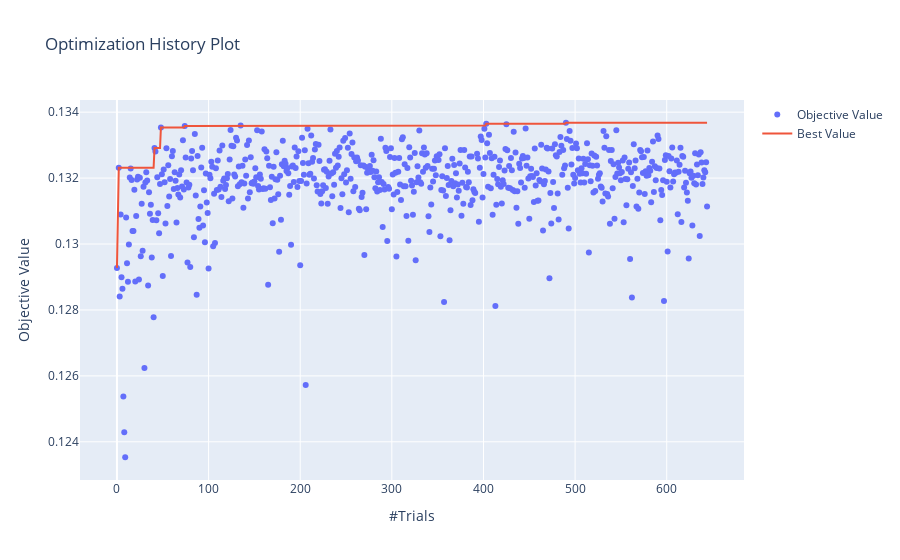

Source (notebook cell):
### Code cell
plot_optimization_history(study)

### Figure 1 — Plotly figure (JSON) as saved in the notebook; plotly's stock layout.template omitted (floating-point values rounded to 4 significant figures; data arrays with more than 128 entries replaced by an {"elided": "..."} marker saying what was removed)
{"data": [{"mode": "markers", "name": "Objective Value", "type": "scatter", "x": {"elided": "643 int values"}, "y": {"elided": "643 float values"}}, {"name": "Best Value", "type": "scatter", "x": {"elided": "643 int values"}, "y": {"elided": "643 float values"}}], "layout": {"autosize": true, "title": {"text": "Optimization History Plot"}, "xaxis": {"autorange": true, "range": [-39.62, 683.6], "title": {"text": "#Trials"}, "type": "linear"}, "yaxis": {"autorange": true, "range": [0.1227, 0.1345], "title": {"text": "Objective Value"}, "type": "linear"}}}
